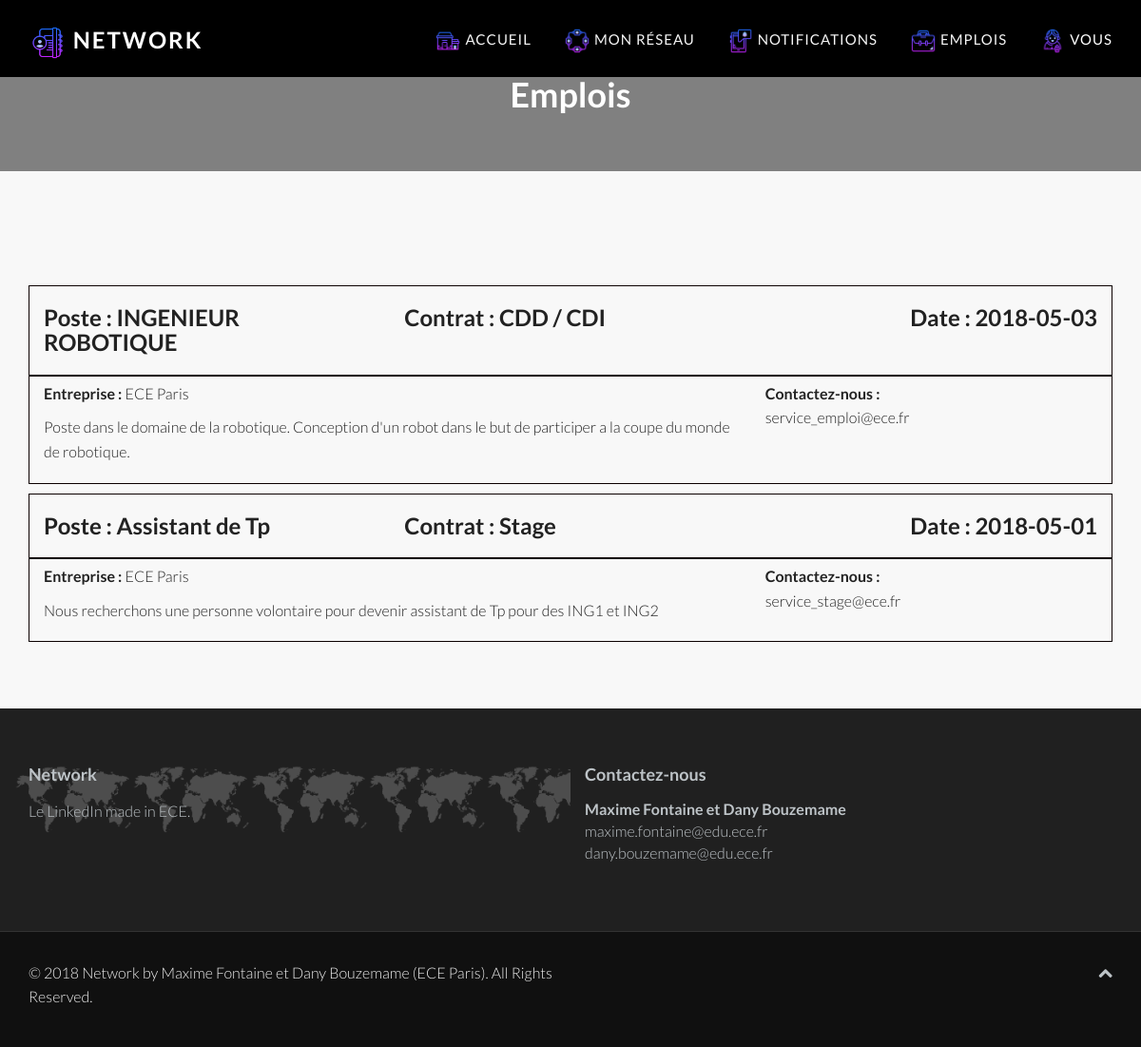
/emploi.php, run on the app's committed database.
### tables this page shows
CREATE TABLE IF NOT EXISTS `emploi` (
  `poste` varchar(24) NOT NULL,
  `texte` text NOT NULL,
  `contrat` varchar(24) NOT NULL,
  `date` date NOT NULL,
  `id` int(8) NOT NULL,
  `entreprise` text NOT NULL,
  `contact` text NOT NULL,
  PRIMARY KEY (`id`)
);

### configure.php (called while the page is built, shortened)
<?php
    $db_handle=mysqli_connect("127.0.0.1","root", "", "dischoolvery");
    $db_found = mysqli_select_db($db_handle,"dischoolvery");
?>

### emploi.php (the view, shortened to what this page needs)
<!DOCTYPE html>
<html lang="en">
<head>
    <link href="css/bootstrap.min.css" rel="stylesheet">
    <link href="css/font-awesome.min.css" rel="stylesheet">
    <link href="css/pe-icons.css" rel="stylesheet">
    <link href="css/prettyPhoto.css" rel="stylesheet">
    <link href="css/animate.css" rel="stylesheet">
    <link href="css/style.css" rel="stylesheet">
    <link href="css/notifications.css" rel="stylesheet">
</head>
<body>
    <header class="navbar navbar-inverse navbar-fixed-top " role="banner" style="background-color: rgba(0, 0, 0);">
        <div class="container">
            <div class="navbar-header">
                 <a class="navbar-brand" href="index.php"><h1><span></span><img src="images/icones/network.png" style="height: 40px; width: 40px;"> Network </h1></a>
            </div>
            <div class="collapse navbar-collapse">
                <ul class="nav navbar-nav navbar-right">
                    <li><a href="index.php"><img src="images/icones/home.png" style="height: 30px; width: 30px; margin: 3px;">Accueil</a></li>
                    <li><a href="monreseau.php"><img src="images/icones/reseau.png" style="height: 30px; width: 30px; margin: 3px;">Mon réseau</a></li>
                    <li><a href="notifications.php"><img src="images/icones/notifications.png" style="height: 30px; width: 30px; margin: 3px;">Notifications</a></li>
                    <li><a href="emploi.php"><img src="images/icones/emploi.png" style="height: 30px; width: 30px; margin: 3px;">Emplois</a></li>
                    <li class="dropdown active">
                        <a href="#" class="dropdown-toggle" data-toggle="dropdown"><img src="images/icones/vous.png" style="height: 30px; width: 30px; margin: 3px;">Vous <i class="icon-angle-down"></i></a>
                    </li>
                </ul>
            </div>
        </div>
    </header>
    <div id="content-wrapper" style="margin-top: 80px;">
        <div class="mapage" style="background-color: grey;">
                            <h1> Emplois </h1>
        </div>
        <section id="contact" class="white">
            </section>
        <section id="about-us" class="white" style="padding-top: 0;">
            <div class="container">
                <?php
                 require 'configure.php' ;
                if($db_handle && $db_found){
                    $SQL1 = "SELECT * FROM emploi ORDER BY emploi.date DESC";
                    $result1 = mysqli_query($db_handle, $SQL1);
                    while($db_field1=mysqli_fetch_assoc($result1)){
                        echo '<div style="margin-bottom: 10px;" class="col-sm-12">
                    <div style="border: 1px solid #0B0000;" class="row">
                        <div class="col-sm-4"><h3>Poste : '. $db_field1['poste'].'</h3></div>
                        <div class="col-sm-4"><h3> Contrat : '. $db_field1['contrat'].'</h3></div>
                        <div class="col-sm-4"><h3 style="text-align:right;"> Date : '.$db_field1['date'].'</h3></div>
                   </div>
                     <div style="border: 0.5px solid #0B0000; padding-top : 5px;" class="row">
                        <div class="col-sm-8">
                            <p><strong> Entreprise : </strong>'.$db_field1['entreprise'].'</p>
                            <p>'.$db_field1['texte'].'</p>
                        </div>
                        <div class="col-sm-3">
                            <p><strong> Contactez-nous : </strong><br>'.$db_field1['contact'].'</p>
                        </div>
                   </div>
                </div>';
                    }
                }
    ?>
            </div>
        </section>
        </div>
    <div id="footer-wrapper">
        <section id="bottom" class="">
            <div class="container">
                <div class="row">
                    <div class="col-md-6 col-sm-6 about-us-widget">
                        <h4>Network</h4>
                        <p>Le LinkedIn made in ECE.</p>
                    </div>
                    <div class="col-md-6 col-sm-6">
                        <h4>Contactez-nous</h4>
                        <address>
                            <strong>Maxime Fontaine et Dany Bouzemame</strong><br>
                            maxime.fontaine@edu.ece.fr<br>
                            dany.bouzemame@edu.ece.fr<br>
                        </address>
                    </div>
                </div>
            </div>
        </section>
        <footer id="footer" class="">
            <div class="container">
                <div class="row">
                    <div class="col-sm-6">
                        &copy; 2018 Network by Maxime Fontaine et Dany Bouzemame (ECE Paris). All Rights Reserved.
                    </div>
                    <div class="col-sm-6">
                        <ul class="pull-right">
                            <li><a id="gototop" class="gototop" href="#"><i class="fa fa-chevron-up"></i></a></li>
                        </ul>
                    </div>
                </div>
            </div>
        </footer>
    </div>
</body>
</html>

### css/notifications.css (style rules this page uses)
h1 { color: white; }
.mapage { width: 100%; height: 100px; margin-top: 0px; text-align: center; font-size: 28px; color: white; }

### data on the page
emploi: poste "INGENIEUR ROBOTIQUE", contrat "CDD / CDI", date "2018-05-03", entreprise "ECE Paris", texte "Poste dans le domaine de la robotique. Conception d'un robot dans le but de participer a la coupe du monde de robotique.", contact "service_emploi@ece.fr"
emploi: poste "Assistant de Tp", contrat "Stage", date "2018-05-01", entreprise "ECE Paris", texte "Nous recherchons une personne volontaire pour devenir assistant de Tp pour des ING1 et ING2", contact "service_stage@ece.fr"
